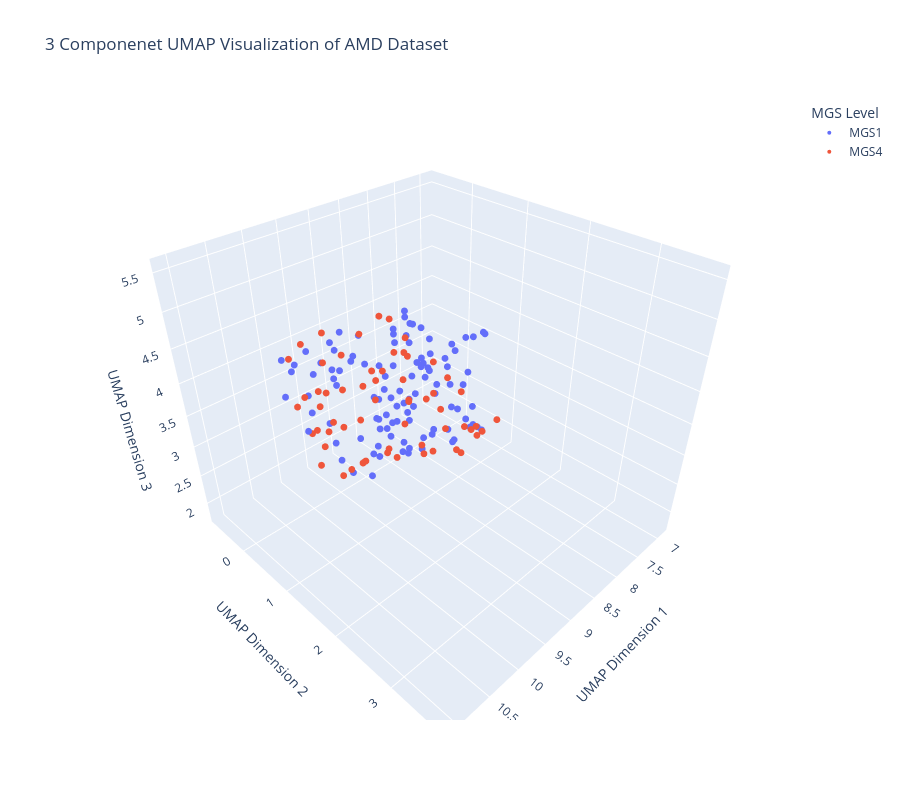

Notebook code for this chart:
### Code cell
umap_3d = umap.UMAP(
    n_components=3,
    n_neighbors=15,
    min_dist=0.1,
    random_state=42
)

experiment_umap_3d = umap_3d.fit_transform(working_data)

umap_AMD_df_3d = pd.DataFrame(experiment_umap_3d, columns=["UMAP1", "UMAP2", "UMAP3"])
umap_AMD_df_3d["mgs_level"] = data_levels

fig = px.scatter_3d(
    umap_AMD_df_3d,
    x="UMAP1",
    y="UMAP2",
    z="UMAP3",
    color="mgs_level",
    title="3 Componenet UMAP Visualization of AMD Dataset",
    labels={
        "UMAP1": "UMAP Dimension 1",
        "UMAP2": "UMAP Dimension 2",
        "UMAP3": "UMAP Dimension 3",
        "mgs_level": "MGS Level"
    }
)

fig.update_traces(marker=dict(size=4))
fig.update_layout(width=900, height=800)

fig.show()
